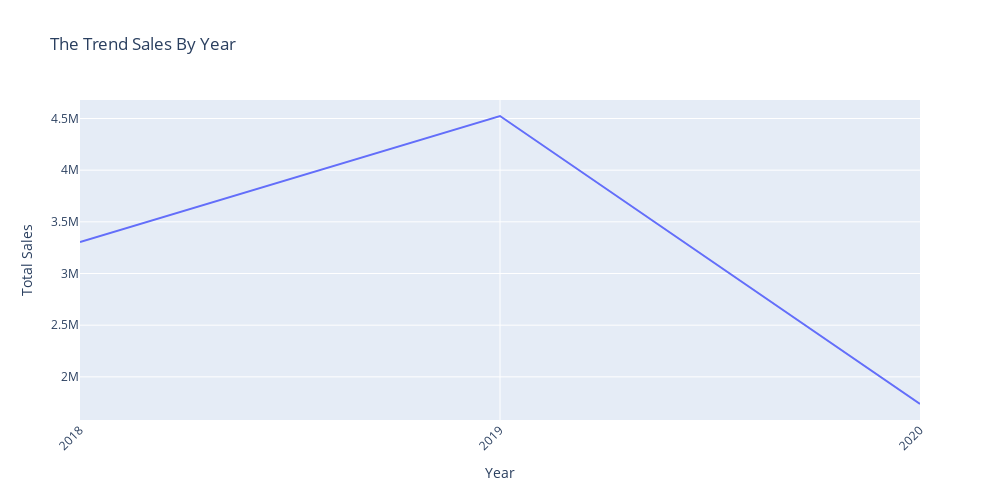

Notebook cell for this chart:
### Code cell
# Create an interactive line chart with a specified width and height
fig = px.line(trend_selling, x='Year', y='Sales', title='The Trend Sales By Year',
             labels={'Sales': 'Total Sales', 'Year': 'Year'},
             width=1000, height=500)  # Set width and height as per your preference

# Customize the layout if needed
fig.update_layout(xaxis=dict(tickangle=-45))

# Show the plot
fig.show()

### Figure 1 — Plotly figure (JSON) as saved in the notebook; plotly's stock layout.template omitted (floating-point values rounded to 4 significant figures)
{"data": [{"hovertemplate": "Year=%{x}<br>Total Sales=%{y}<extra></extra>", "legendgroup": "", "line": {"color": "#636efa", "dash": "solid"}, "marker": {"symbol": "circle"}, "mode": "lines", "name": "", "orientation": "v", "showlegend": false, "type": "scatter", "x": ["2018", "2019", "2020"], "xaxis": "x", "y": [3304000.0, 4524148, 1737000.0], "yaxis": "y"}], "layout": {"height": 500, "legend": {"tracegroupgap": 0}, "title": {"text": "The Trend Sales By Year"}, "width": 1000, "xaxis": {"anchor": "y", "domain": [0, 1], "tickangle": -45, "title": {"text": "Year"}}, "yaxis": {"anchor": "x", "domain": [0, 1], "title": {"text": "Total Sales"}}}}
